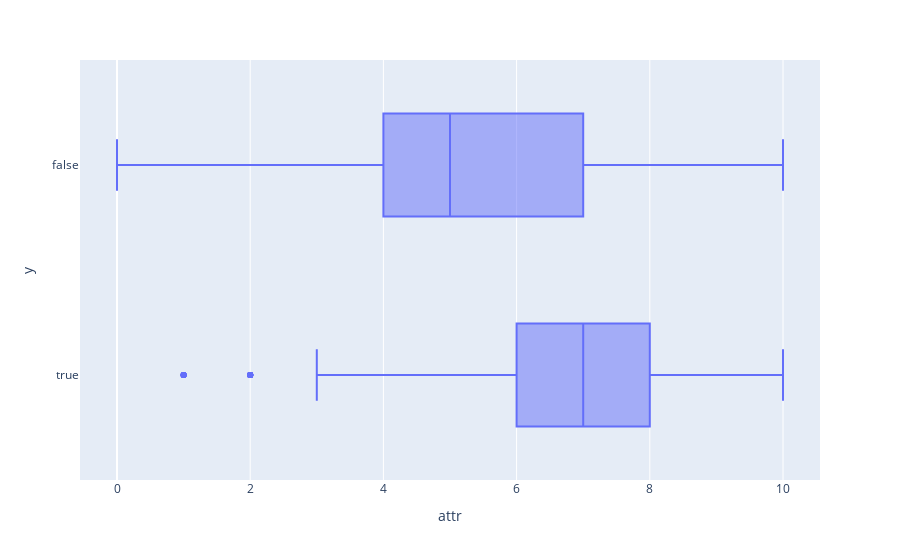

The notebook cell this image was saved under:
### Code cell
fig = px.box(df_spd_dting, x = "attr", y = (df_spd_dting['dec']==1))
fig.update_yaxes(type='category')
fig.show()

### Figure 1 — Plotly figure (JSON) as saved in the notebook; plotly's stock layout.template omitted (floating-point values rounded to 4 significant figures; data arrays with more than 128 entries replaced by an {"elided": "..."} marker saying what was removed)
{"data": [{"alignmentgroup": "True", "hovertemplate": "attr=%{x}<br>y=%{y}<extra></extra>", "legendgroup": "", "marker": {"color": "#636efa"}, "name": "", "notched": false, "offsetgroup": "", "orientation": "h", "showlegend": false, "type": "box", "x": {"elided": "8378 float values"}, "x0": " ", "xaxis": "x", "y": {"elided": "8378 bool values"}, "y0": " ", "yaxis": "y"}], "layout": {"autosize": true, "boxmode": "group", "legend": {"tracegroupgap": 0}, "margin": {"t": 60}, "xaxis": {"anchor": "y", "autorange": true, "domain": [0, 1], "range": [-0.5556, 10.56], "title": {"text": "attr"}, "type": "linear"}, "yaxis": {"anchor": "x", "autorange": true, "domain": [0, 1], "range": [-0.5, 1.5], "title": {"text": "y"}, "type": "category"}}}
